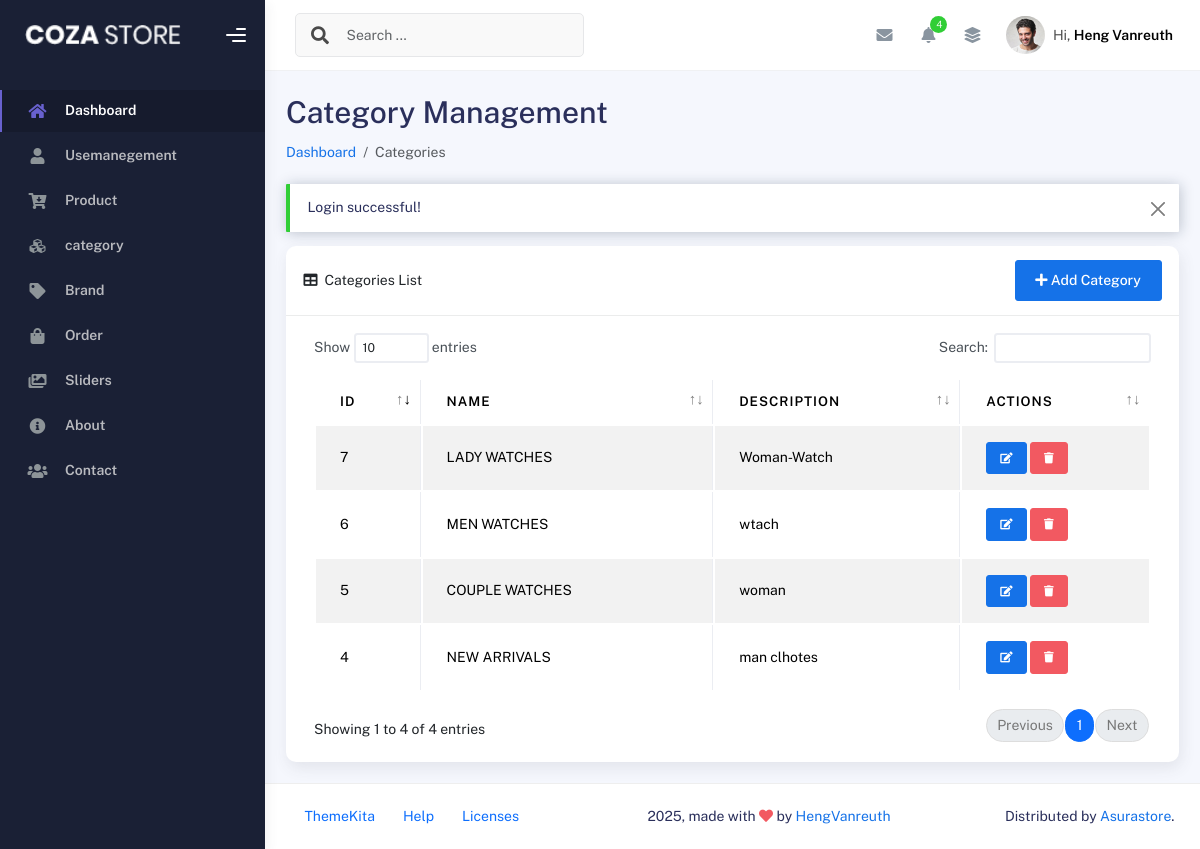
Page /admin/index.php?p=category (signed in) on the committed database.
### tables this page shows
CREATE TABLE `categories` (
  `id` int(11) NOT NULL,
  `name` varchar(255) NOT NULL,
  `description` text DEFAULT NULL,
  `created_at` timestamp NOT NULL DEFAULT current_timestamp()
);

### admin/models/Category.php (called while the page is built, shortened)
<?php
class Category {
    private $pdo;
    public function __construct($pdo) {
        $this->pdo = $pdo;
    }
    public function getAllCategories() {
        $stmt = $this->pdo->query("
            SELECT id, name, description, created_at
            FROM categories
            ORDER BY created_at DESC
        ");
        return $stmt->fetchAll(PDO::FETCH_ASSOC);
    }
}
?>

### admin/views/category/list.php (the view, shortened to what this page needs)
<?php
require_once __DIR__ . '/../../models/Category.php';
$pdo = Database::connect();
$categoryModel = new Category($pdo);
$categories = $categoryModel->getAllCategories();
?>
<div class="container-fluid px-4">
    <h1 class="mt-4">Category Management</h1>
    <ol class="breadcrumb mb-4">
        <li class="breadcrumb-item"><a href="/eccommerce/admin">Dashboard</a></li>
        <li class="breadcrumb-item active">Categories</li>
    </ol>
    <?php if (isset($_SESSION['success'])): ?>
        <div class="alert alert-success alert-dismissible fade show" role="alert">
            <?php
            echo $_SESSION['success'];
            ?>
            <button type="button" class="btn-close" data-bs-dismiss="alert" aria-label="Close"></button>
        </div>
    <?php endif; ?>
    <div class="card mb-4">
        <div class="card-header d-flex justify-content-between align-items-center">
            <div>
                <i class="fas fa-table me-1"></i>
                Categories List
            </div>
            <button type="button" class="btn btn-primary" data-bs-toggle="modal" data-bs-target="#addCategoryModal">
                <i class="fas fa-plus"></i> Add Category
            </button>
        </div>
        <div class="card-body">
            <div class="table-responsive">
                <table id="categoriesTable" class="table table-bordered table-striped">
                    <thead>
                        <tr>
                            <th>ID</th>
                            <th>Name</th>
                            <th>Description</th>
                            <th>Actions</th>
                        </tr>
                    </thead>
                    <tbody>
                        <?php foreach ($categories as $category): ?>
                            <tr>
                                <td><?php echo htmlspecialchars($category['id']); ?></td>
                                <td><?php echo htmlspecialchars($category['name']); ?></td>
                                <td><?php echo htmlspecialchars($category['description']); ?></td>
                                <td>
                                    <button type="button" class="btn btn-primary btn-sm edit-category"
                                            data-id="<?php echo $category['id']; ?>"
                                            data-name="<?php echo htmlspecialchars($category['name']); ?>"
                                            data-description="<?php echo htmlspecialchars($category['description']); ?>"
                                            data-bs-toggle="modal" data-bs-target="#editCategoryModal">
                                        <i class="fas fa-edit"></i>
                                    </button>
                                    <form action="/eccommerce/admin/controllers/CategoryController.php" method="POST" class="d-inline delete-form">
                                        <button type="submit" class="btn btn-danger btn-sm">
                                            <i class="fas fa-trash"></i>
                                        </button>
                                    </form>
                                </td>
                            </tr>
                        <?php endforeach; ?>
                    </tbody>
                </table>
            </div>
        </div>
    </div>
</div>

### rows in the picture
categories: id "7", name "LADY WATCHES", description "Woman-Watch"
categories: id "6", name "MEN WATCHES", description "wtach"
categories: id "5", name "COUPLE WATCHES", description "woman"
categories: id "4", name "NEW ARRIVALS", description "man clhotes"

### other values in the picture
$user['name'] "Heng Vanreuth"
$_SESSION['success'] "Login successful!"
